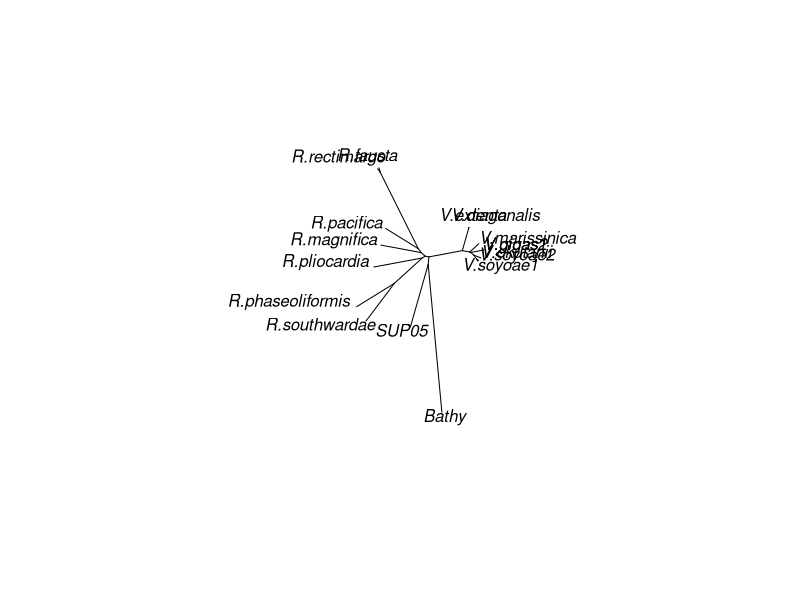
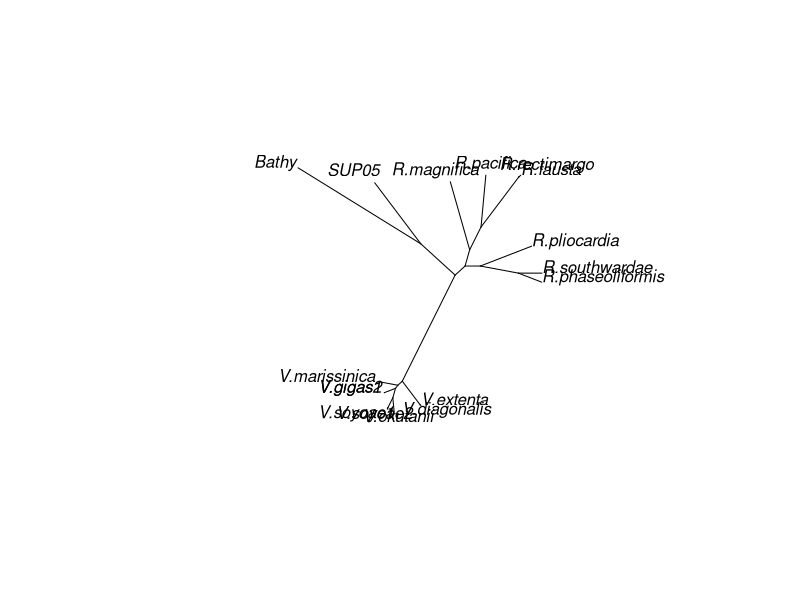
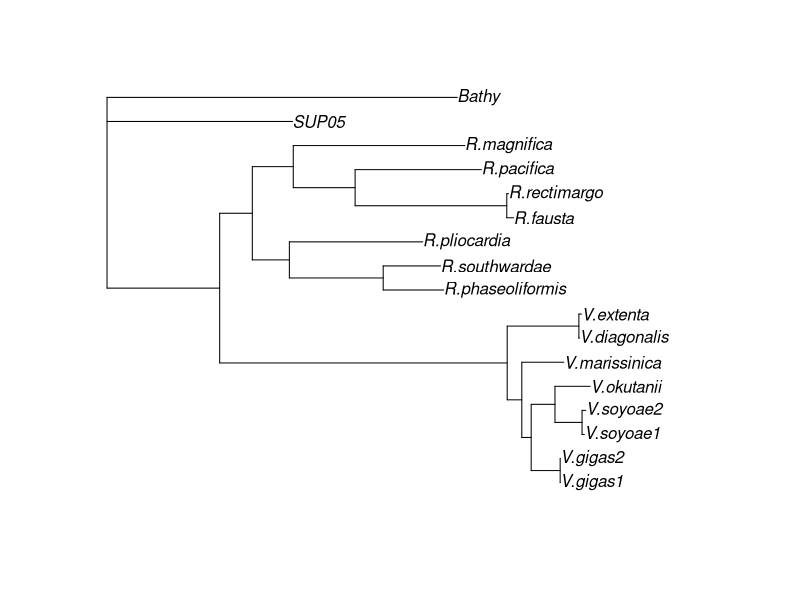
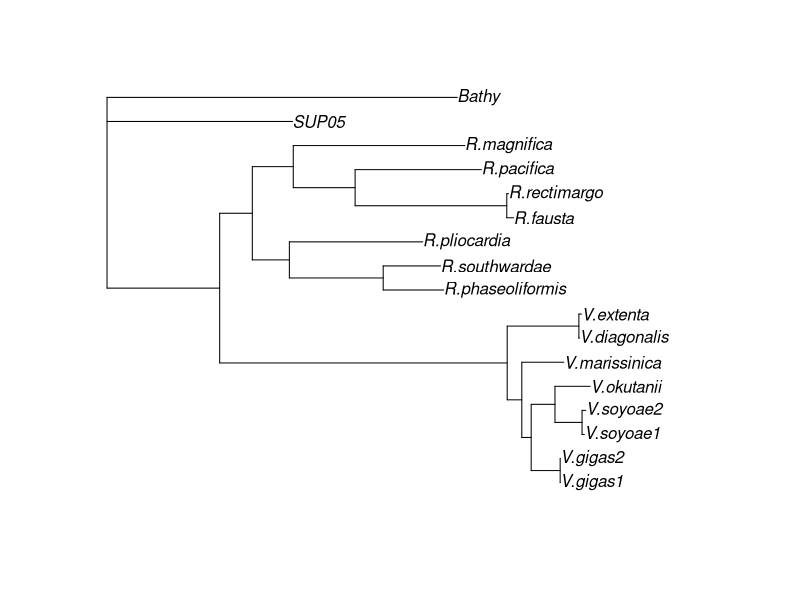
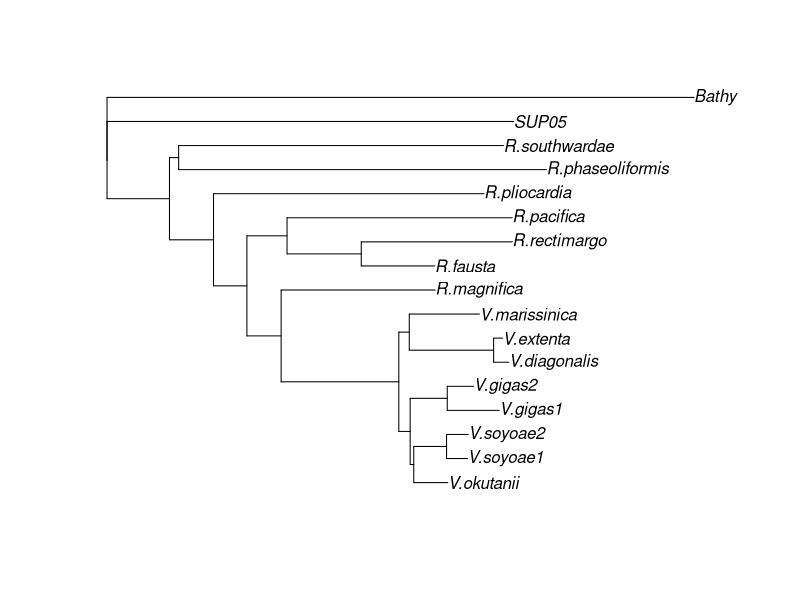

Here is the R script that generated these plots, in order: (Note: this script raises an error after producing the figures.)
setwd('./')
setwd('~/Desktop/VesicSymb_Evolution/mauve_alignments/')
library(ape)
library(dplyr)
########## Tree based on LCBs ################
df=read.table('ALL_LCBs.txt',header=T,sep='\t')
df
ngenomes=ncol(df)
df$count=ngenomes-rowSums(df==0)
df=df[df$count>1,]
df$avg=rowMeans(df[,1:length(df)-1])
df=df[df$avg>100,]
nrow(df)
head(df)

plot(nj(dist(t(df[,1:ngenomes]),method='euclid')),'u') ## 00 count as similarity

tree=nj(dist(t(df[,1:ngenomes]),method='binary')) ## Jaccard distance
plot(tree,"u")

## rooted tree

out = 2
nj.gen <- function(xx){root(phy = nj(dist(xx,method='binary')), outgroup = out,
                                resolve.root = F)}

lcb.nj <- nj.gen(t(df[,1:ngenomes]))
plot(lcb.nj)

# run bootstraps 

lcb.nj.bs <- boot.phylo(phy = lcb.nj, x = t(df[,1:ngenomes]), FUN = nj.gen, B=10000)/100

# Add bootstraps to PHYLO object
lcb.nj$node.label <- lcb.nj.bs
# Check that iw worked by printing the PHYLO object. There should be some text that says "Node labels:" proceeded by a list of the bootstrap values.
# Write out as Newick format
print(lcb.nj)

plot(lcb.nj)


# write.tree(lcb.nj, file = "LCBs_all_presenceabsence.tree")
write.tree(lcb.nj, file = "LCBs_100_presenceabsence.tree")

############## Tree based on genes ######################
out = 2
nj.gen <- function(xx){root(phy = nj(dist(xx,method='binary')), outgroup = out,
                            resolve.root = TRUE)}


df=read.csv2('Orthology_id35cov51_nopseudo.txt',header=T,sep='\t',row.names = 1, na.strings = "")
df=data.frame(lapply(df, function(x) as.integer(x!="0")))
df= df %>% mutate_all(~replace(., is.na(.), 0))
df %>% tail


gene.nj <- nj.gen(t(df[,1:ngenomes]))
plot(gene.nj)

gene.nj.bs <- boot.phylo(phy = gene.nj, x = t(df[,1:ngenomes]), FUN = nj.gen, B=10000)/100

# Add bootstraps to PHYLO object
gene.nj$node.label <- gene.nj.bs
# Check that iw worked by printing the PHYLO object. There should be some text that says "Node labels:" proceeded by a list of the bootstrap values.
# Write out as Newick format
write.tree(gene.nj, file = "../dowstream_analyses_and_data/genes_presenceabsence.tree")

d<-df[,1:ngenomes]
d[d>0]<-1
head(d)
heatmap(as.matrix(dist(t(d),method='euclid')))
plot(nj(dist(t(df[,1:ngenomes]),method='euclid')),'u')
plot(nj(dist(t(d),method='binary')),'u')
